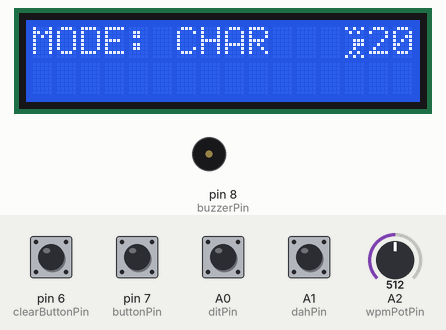
Bench run of a sketch on a simulated Arduino Uno, built with avr-gcc and run on an emulated ATmega328P. Shown: 16×2 character LCD, buzzer (waves = sounding). The inputs (shaded band) are chosen by the test bench; at power-on: A0 (ditPin), A1 (dahPin), pin 6 (clearButtonPin), pin 7 (buttonPin) HIGH, A2 (wpmPotPin) = 512. What the sketch prints to the serial monitor is not drawn.

Above: at 4.5 s.
4.6 s: A0 (ditPin) pulled LOW for 0.15 s
At 6.0 s:
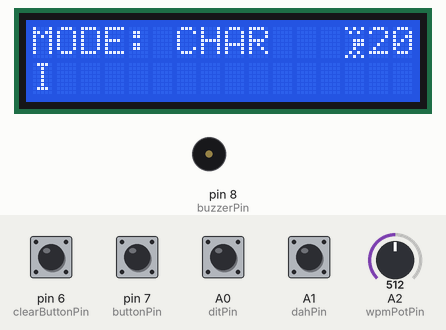
6.3 s: A1 (dahPin) pulled LOW for 0.15 s
At 7.6 s:
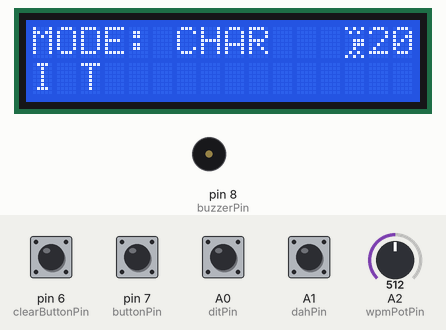
7.9 s: pin 7 (buttonPin) pulled LOW for 0.15 s
At 8.4 s:
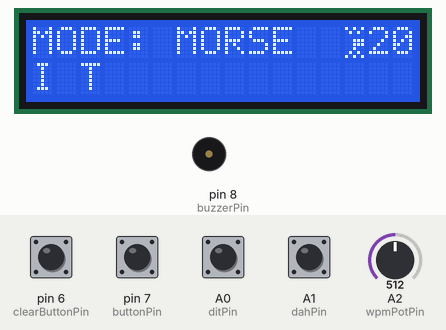
9.5 s: pin 6 (clearButtonPin) pulled LOW for 0.15 s
At 9.8 s:
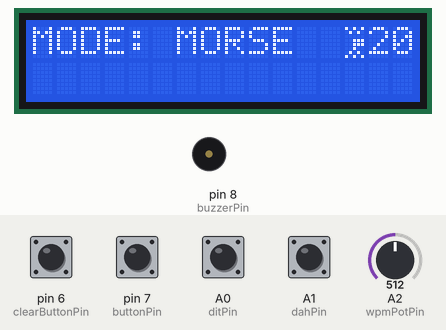
11.1 s: A0 (ditPin) pulled LOW for 1 s
At 13.1 s:
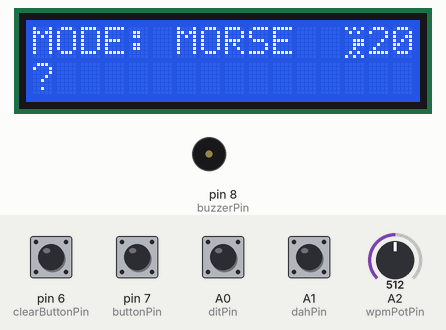
13.6 s: pin 7 (buttonPin) pulled LOW for 1 s
At 15.5 s:
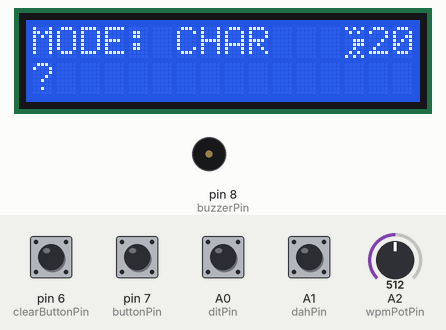
Timing chart, 0 to 17.0 s (numbered marks = the images above; inputs shaded):
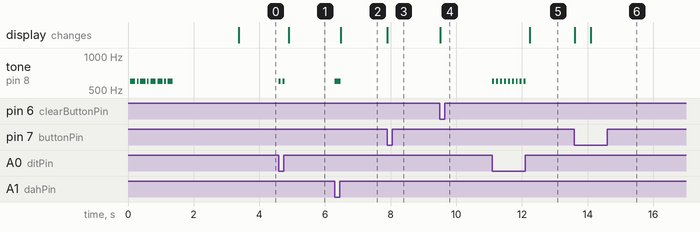

Measured:
- after the input at 4.6 s, tone on pin 8 (buzzerPin): alternates 600 Hz for 0.06 s and silent for 0.06 s, 4 changes in all, then stays silent, starting at once; the display: changes after 0.30 s (image 1)
- after the input at 6.3 s, tone on pin 8 (buzzerPin): silent → 600 Hz at once, → silent 0.18 s later; the display: changes after 0.18 s (image 2)
- after the input at 7.9 s, the display: changes at once (image 3)
- after the input at 9.5 s, the display: changes at once (image 4)
- after the input at 11.1 s, tone on pin 8 (buzzerPin): alternates 600 Hz for 0.06 s and silent for 0.06 s, 18 changes in all, then stays silent, starting at once; the display: changes after 1.1 s (image 5)
- after the input at 13.6 s, the display: first changes at once (image 6 shows a later state)

The sketch:

Arduino_Code-V_1.9.ino
```cpp
// --- Decoder Mode Selection ---
#include "decoder_both.h"  // Uses mode switching dynamically

#include <LiquidCrystal.h>
#include "lcd_display.h"

// --- Pin Assignments ---
const int ditPin = A0;
const int dahPin = A1;
const int buzzerPin = 8;
const int buttonPin = 7;         // mode toggle button
const int clearButtonPin = 6;    // clear message button
const int wpmPotPin = A2;        // potentiometer to control WPM

// --- State and Timing ---
int WPM = 20;
int ditDuration = 1200 / WPM;
const int TONE_HZ = 600;

String morseBuffer = "";
String sentenceBuffer = "";
bool lastWasDit = false;
bool justDecoded = false;
int decoderMode = 0;

unsigned long lastKeyTime = 0;
unsigned long lastDecodeTime = 0;
unsigned long lastModeSwitch = 0;

enum KeyingState { IDLE, SENDING_DIT, SENDING_DAH, POST_DELAY };
KeyingState keyingState = IDLE;
unsigned long keyingStart = 0;
int keyingDuration = 0;
char queuedElement = '\0';

void setup() {
  pinMode(ditPin, INPUT_PULLUP);
  pinMode(dahPin, INPUT_PULLUP);
  pinMode(buttonPin, INPUT_PULLUP);
  pinMode(clearButtonPin, INPUT_PULLUP);
  pinMode(buzzerPin, OUTPUT);

  Serial.begin(9600);
  Serial.println();
  Serial.println("CW KEYER by Ekin Efe GUNGOR");

  initLCD();
  updateLCDMode(decoderMode);
}

void loop() {
  unsigned long now = millis();

  // --- WPM from potentiometer ---
  int potValue = analogRead(wpmPotPin);
  WPM = map(potValue, 0, 1023, 5, 35);
  ditDuration = 1200 / WPM;

  static int lastWPM = -1;
  if (WPM != lastWPM) {
    updateLCDMode(decoderMode);
    lastWPM = WPM;
  }

  // --- Mode toggle ---
  if (digitalRead(buttonPin) == LOW && now - lastModeSwitch > 500) {
    decoderMode = (decoderMode + 1) % 3;
    updateLCDMode(decoderMode);
    lastModeSwitch = now;
  }

  // --- Paddle Reading & State Machine ---
  bool ditPressed = digitalRead(ditPin) == LOW;
  bool dahPressed = digitalRead(dahPin) == LOW;

  if (keyingState == IDLE) {
    if (ditPressed && !dahPressed) {
      queuedElement = '.';
      keyingState = SENDING_DIT;
      keyingStart = now;
      tone(buzzerPin, TONE_HZ);
      keyingDuration = ditDuration;
      morseBuffer += ".";
      lastKeyTime = now;
      justDecoded = false;
    } else if (dahPressed && !ditPressed) {
      queuedElement = '-';
      keyingState = SENDING_DAH;
      keyingStart = now;
      tone(buzzerPin, TONE_HZ);
      keyingDuration = ditDuration * 3;
      morseBuffer += "-";
      lastKeyTime = now;
      justDecoded = false;
    } else if (ditPressed && dahPressed) {
      if (lastWasDit) {
        queuedElement = '-';
        keyingDuration = ditDuration * 3;
        morseBuffer += "-";
      } else {
        queuedElement = '.';
        keyingDuration = ditDuration;
        morseBuffer += ".";
      }
      keyingState = (queuedElement == '.') ? SENDING_DIT : SENDING_DAH;
      keyingStart = now;
      tone(buzzerPin, TONE_HZ);
      lastWasDit = !lastWasDit;
      lastKeyTime = now;
      justDecoded = false;
    }
  } else if (keyingState == SENDING_DIT || keyingState == SENDING_DAH) {
    if (now - keyingStart >= keyingDuration) {
      noTone(buzzerPin);
      keyingState = POST_DELAY;
      keyingStart = now;
      keyingDuration = ditDuration;
    }
  } else if (keyingState == POST_DELAY) {
    if (now - keyingStart >= keyingDuration) {
      keyingState = IDLE;
    }
  }

  // --- Decode Morse after a pause ---
  if (morseBuffer.length() > 0 && !ditPressed && !dahPressed &&
      (now - lastKeyTime >= ditDuration * 3) && !justDecoded) {
    decodeMorse(morseBuffer);
    morseBuffer = "";
    justDecoded = true;
    lastDecodeTime = now;
    Serial.println(sentenceBuffer);
    updateLCDText(sentenceBuffer);
  }

  // --- Word gap ---
  if (justDecoded && !ditPressed && !dahPressed &&
      (now - lastDecodeTime >= ditDuration * 7)) {
    sentenceBuffer += " ";
    justDecoded = false;
    updateLCDText(sentenceBuffer);
  }

  // --- Print final only when clear button is pressed ---
  if (digitalRead(clearButtonPin) == LOW) {
    sentenceBuffer = "";
    morseBuffer = "";
    justDecoded = false;
    lcd.clear();
    updateLCDMode(decoderMode);
    updateLCDText(sentenceBuffer);
    Serial.println("=== CLEARED ===");
    delay(500);
  }
}
```

decoder_both.h
```cpp
#ifndef DECODER_BOTH_H
#define DECODER_BOTH_H

#include <Arduino.h>

// Declare external variables
extern int decoderMode;
extern String sentenceBuffer;

char decodeMorse(const String& code) {
  struct MorseMap {
    const char* code;
    char letter;
  };

  MorseMap morseTable[] = {
    {".-", 'A'}, {"-...", 'B'}, {"-.-.", 'C'}, {"-..", 'D'}, {".", 'E'},
    {"..-.", 'F'}, {"--.", 'G'}, {"....", 'H'}, {"..", 'I'}, {".---", 'J'},
    {"-.-", 'K'}, {".-..", 'L'}, {"--", 'M'}, {"-.", 'N'}, {"---", 'O'},
    {".--.", 'P'}, {"--.-", 'Q'}, {".-.", 'R'}, {"...", 'S'}, {"-", 'T'},
    {"..-", 'U'}, {"...-", 'V'}, {".--", 'W'}, {"-..-", 'X'}, {"-.--", 'Y'},
    {"--..", 'Z'}, {"-----", '0'}, {".----", '1'}, {"..---", '2'},
    {"...--", '3'}, {"....-", '4'}, {".....", '5'}, {"-....", '6'},
    {"--...", '7'}, {"---..", '8'}, {"----.", '9'}
  };

  for (auto &entry : morseTable) {
    if (code.equals(entry.code)) {
      if (decoderMode == 0) {
        sentenceBuffer += entry.letter;
      } else if (decoderMode == 1) {
        sentenceBuffer += code + " ";
      } else if (decoderMode == 2) {
        sentenceBuffer += code + entry.letter;
      }
      return entry.letter;
    }
  }

  // Not found
  sentenceBuffer += "? ";
  return '?';
}

#endif
```

lcd_display.h
```cpp
#ifndef LCD_DISPLAY_H
#define LCD_DISPLAY_H

#include <LiquidCrystal.h>
extern int WPM;


// LCD pins (RS, E, D4, D5, D6, D7)
LiquidCrystal lcd(12, 11, 5, 4, 3, 2);

// --- Play startup sound (must be declared before use) ---
void playStartupSound() {
  const int toneHz = 600;
  const int unit = 52;

  // CQ: -.-. --.-
  // C: -.-.
  tone(8, toneHz); delay(unit * 3); noTone(8); delay(unit); // Dah
  tone(8, toneHz); delay(unit);     noTone(8); delay(unit); // Dit
  tone(8, toneHz); delay(unit * 3); noTone(8); delay(unit); // Dah
  tone(8, toneHz); delay(unit);     noTone(8); delay(unit); // Dit

  // Q: --.-
  tone(8, toneHz); delay(unit * 3); noTone(8); delay(unit); // Dah
  tone(8, toneHz); delay(unit * 3); noTone(8); delay(unit); // Dah
  tone(8, toneHz); delay(unit);     noTone(8); delay(unit); // Dit
  tone(8, toneHz); delay(unit * 3); noTone(8);              // Dah
}


void initLCD() {
  lcd.begin(16, 2);
  lcd.clear();
  lcd.setCursor(0, 0);
  lcd.print("CW Keyer Ready");

  playStartupSound();  // now it's declared!
  delay(2000);
  lcd.clear();
}

void updateLCDMode(int mode) {
  lcd.setCursor(0, 0);
  lcd.print("MODE: ");
  if (mode == 0) lcd.print("CHAR ");
  else if (mode == 1) lcd.print("MORSE");
  else lcd.print("BOTH ");

  // if (WPM >= )
  byte specialChar[8] = {
    B10101,
    B01010,
    B00000,
    B00111,
    B00111,
    B00100,
    B01010,
    B10101
  };

  lcd.createChar(0, specialChar);  // Load to slot 0
  lcd.setCursor(13, 0);        // Row 1, column 0
  lcd.write(byte(0));

  lcd.setCursor(14, 0);
  lcd.print(WPM);
}

void updateLCDText(const String& sentenceBuffer) {
  lcd.setCursor(0, 1);

  String text = sentenceBuffer;
  if (text.length() > 12) text = text.substring(text.length() - 12);

  lcd.print(text);
  int rem = 12 - text.length();
  for (int i = 0; i < rem; i++) lcd.print(" ");
}

void lcdPrintFinal(const String& text) {
  lcd.clear();
  lcd.setCursor(0, 0);
  lcd.print("FINAL:");
  lcd.setCursor(0, 1);
  if (text.length() <= 16) {
    lcd.print(text);
  } else {
    lcd.print(text.substring(text.length() - 16));
  }
}


#endif
```
